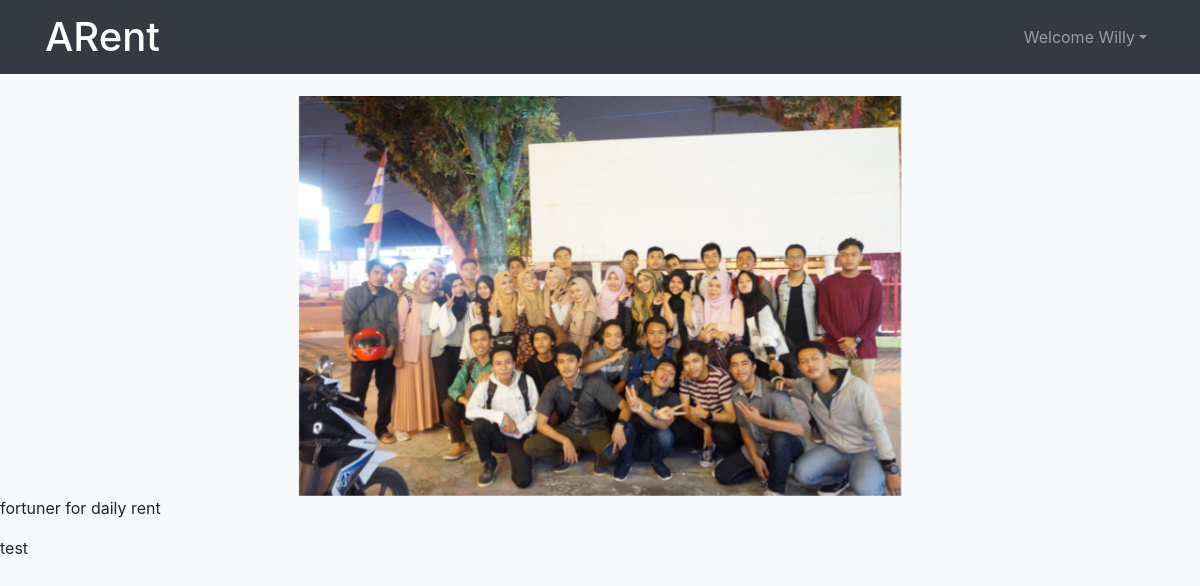
Page /mitra/detailIklan/willy-fortuner-for-daily-rent (signed in) on the committed database.
### mitra/models.py (models this page shows, shortened)
class AkunMitra(models.Model):
    pilihanprovinsi = (
        ('Aceh','Aceh'),
        ('Bali','Bali'),
        ('Banten','Banten'),
        ('Bengkulu','Bengkulu'),
        ('Gorontalo','Gorontalo'),
        ('D.I Yogyakarta','D.I Yogyakarta'),
        ('D.K.I Jakarta','D.K.I Jakarta'),
        ('Jambi','Jambi'),
        ('Jawa Barat','Jawa Barat'),
        ('Jawa Tengah','Jawa Tengah'),
        ('Jawa Timur','Jawa Timur'),
        ('Kalimantan Barat','Kalimantan Barat'),
        ('Kalimantan Selatan','Kalimantan Selatan'),
        ('Kalimantan Tengah','Kalimantan Tengah'),
        ('Kalimantan Timur','Kalimantan Timur'),
        ('Kalimantan Utara','Kalimantan Utara'),
        ('Kep. Bangka Belitung','Kep. Bangka Belitung'),
        ('Kep. Riau','Kep. Riau'),
        ('Lampung','Lampung'),
        ('Maluku','Maluku'),
        ('Maluku Utara','Maluku Utara'),
        ('Nusa Tenggara Barat','Nusa Tenggara Barat'),
        ('Nusa Tenggara Timur','Nusa Tenggara Timur'),
        ('Papua','Papua'),
        ('Papua Barat','Papua Barat'),
        ('Riau','Riau'),
        ('Sulawesi Barat','Sulawesi Barat'),
        ('Sulawesi Selatan','Sulawesi Selatan'),
        ('Sulawesi Tengah','Sulawesi Tengah'),
        ('Sulawesi Tenggara','Sulawesi Tenggara'),
        ('Sulawesi Utara','Sulawesi Utara'),
        ('Sumatera Barat','Sumatera Barat'),
        ('Sumatera Selatan','Sumatera Selatan'),
        ('Sumatera Utara','Sumatera Utara'),
    )
    user = models.OneToOneField(User, on_delete=models.CASCADE)
    nama = models.CharField(max_length=50)
    provinsi = models.CharField(
        max_length=50,
        choices=pilihanprovinsi,
    )
    alamat = models.TextField()
    no_hp = models.CharField(max_length=15)
    photo = models.ImageField(upload_to='mitra/poto_profil/%Y/%m/%d/')

class Iklan(models.Model):
    pilihanJenisKendaraan = (
        ('sepeda_motor', 'Sepeda Motor'),
        ('mobil', 'Mobil')
    )
    mitra = models.ForeignKey(User, on_delete=models.CASCADE)
    gambar = models.ImageField(upload_to='mitra/iklan/%Y/%m/%d/')
    judul = models.CharField(max_length=150)
    published = models.DateField(auto_now_add=True)
    jenis_kendaraan = models.CharField(max_length=20, choices=pilihanJenisKendaraan)
    merk = models.CharField(max_length=30)
    tipe_kendaraan = models.CharField(max_length=30)
    harga_sewa = models.CharField(max_length=50)
    deskripsi_lain = models.TextField()
    slug = models.SlugField(blank=True, editable=False)
    class Meta:
        ordering = ['-id']

### mitra/views.py (the view)
# urls.py: path('detailIklan/<str:slug>', DetailIklan.as_view(), name='detailIklan'),
class DetailIklan(DetailView):
    template_name = 'mitra/iklanDetail.html'
    model = Iklan

### mitra/templates/mitra/iklanDetail.html
{% extends 'base.html' %}
{% block contents %}
<div class="container">
    <div id="carouselExampleSlidesOnly" class="carousel slide" data-ride="carousel">
        <div class="carousel-inner">
            <div class="carousel-item active">
                <img src="/media/{{object.gambar}}" class="d-block ml-auto mr-auto" style="height: 400px;"alt="...">
            </div>
        </div>
    </div>
</div>
    <p>{{object.judul}}</p>
    <p>{{object.deskripsi_lain|linebreaks}}</p>
{% endblock contents %}

### templates/snippets/navbar.html (shortened to what this page needs)
<nav class="navbar navbar-expand-lg navbar-dark bg-dark fixed-top">
  <div class="container">
  <a class="navbar-brand" href="{% url 'redirectKeHome' %}"><b class="h1">ARent</b></a>
    <div class="collapse navbar-collapse" id="navbarNav">
      <ul class="navbar-nav ml-auto">
        {% if user.is_active %}
        <li class="nav-item dropdown">
          <a class="mr-auto nav-link dropdown-toggle" href="#" id="navbarDropdown" role="button" data-toggle="dropdown" aria-haspopup="true" aria-expanded="false">Welcome {{user.akunmitra.nama}}</a>
        </li>
        {% endif %}
      </ul>
    </div>
  </div>
</nav>

### rows in the picture
Iklan: gambar (picture), judul "fortuner for daily rent", deskripsi_lain "test"

### other values in the picture
{{ user.akunmitra.nama }} "Willy"
